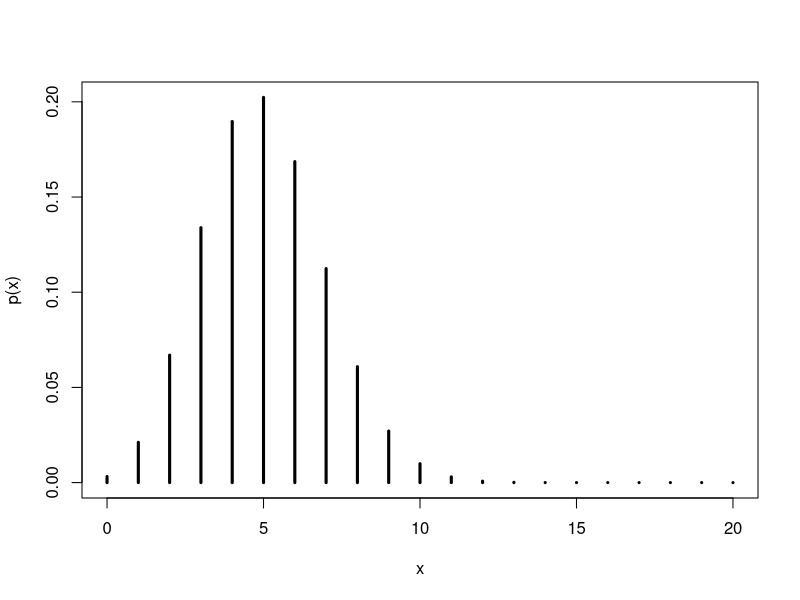
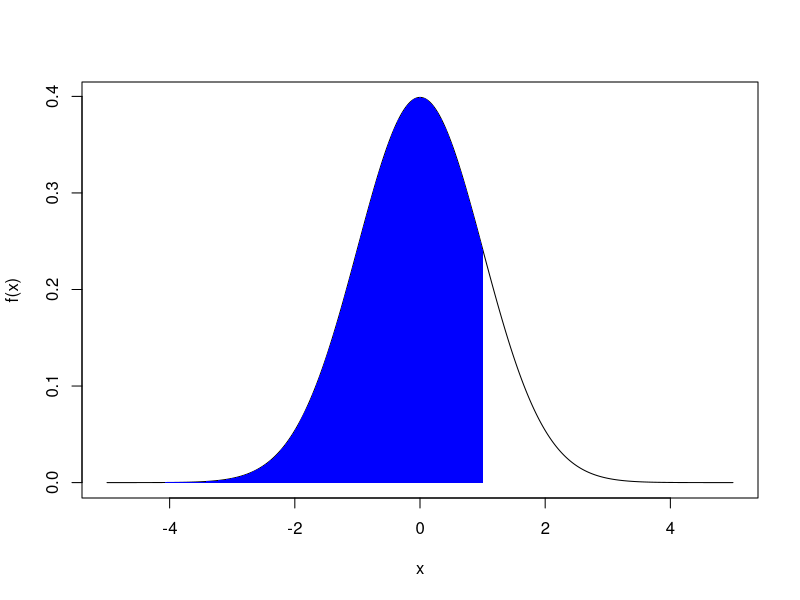
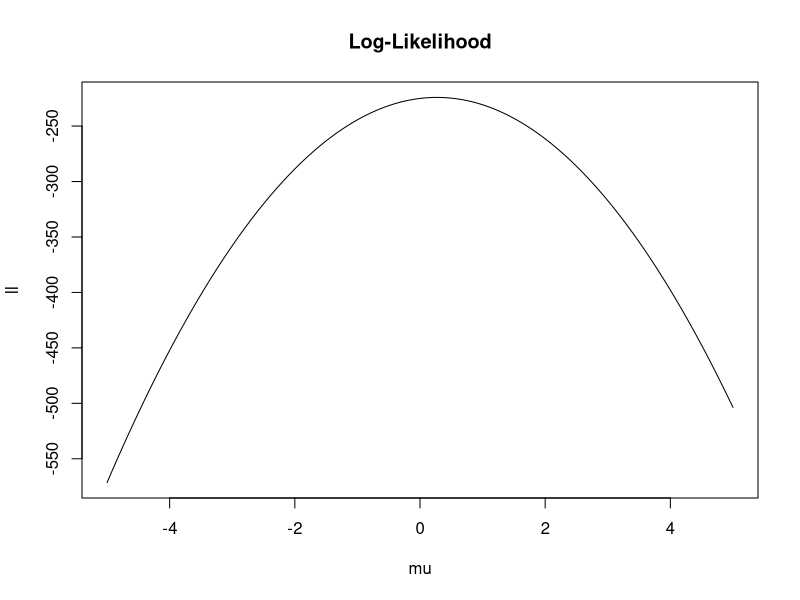
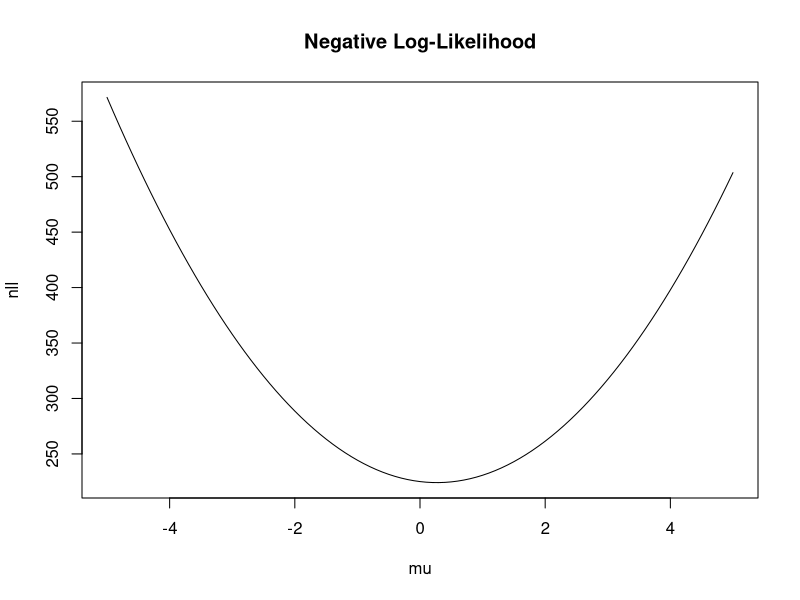

Write R code to recreate these figures, in order.
## ---- chunk 1
x <- 0:20
px <- dbinom(x, size = 20, prob = 0.25)
plot(x, px, ylab = "p(x)", xlab = "x", col = "black", lwd = 3, type = "h")
## ---- chunk 2
x <- seq(-5, 5, by = 0.01)
fx <- dnorm(x, 0, 1)
plot(x, fx, ylab = "f(x)", xlab = "x", type = "l")
polygon(c(x[x <= 1], 1, 0), c(fx[x <= 1], 0, 0), col="blue", border=NA)
## ---- chunk 3
  mean(rbinom(10000, size = 10, prob = 0.25))
  sum((0:10)*dbinom(0:10, size = 10, prob = 0.25))
## ---- chunk 4
  mean(rgamma(10000, 1, 2))
  integrate(\(x){x*dgamma(x,1,2)}, lower=0, upper=Inf)$value
## ---- chunk 5
  var(rgamma(10000, 1, 2))
  integrate(\(x){x^2*dgamma(x,1,2)}, lower=0, upper=Inf)$value - (1/2)^2
## ---- chunk 6
#| layout-ncol: 2
#| fig-width: 5
#| fig-height: 4
#| out-width: "100%"

x <- rnorm(100, 0.25, 2)
ll <- function(mu_vector) {
  sapply(mu_vector, function(m) {
    sum(dnorm(x, mean = m, sd = 2, log = TRUE))
  })
}
mu <- seq(-5, 5, 0.1)

plot(mu, ll(mu), xlab = "mu", ylab = "ll", main = "Log-Likelihood", type = "l")

plot(mu, -ll(mu), xlab = "mu", ylab = "nll", main = "Negative Log-Likelihood", type = "l")
## ---- chunk 7
set.seed(24)
x <- rnorm(100, 0.25, 2)
nll <- \(pars){
  mu <- pars[1]
  sigma <- exp(pars[2])
  -sum(dnorm(x, mu, sigma, log = TRUE))
}

optim(c(0,0), nll)
# nlminb(c(0,0), nll)
